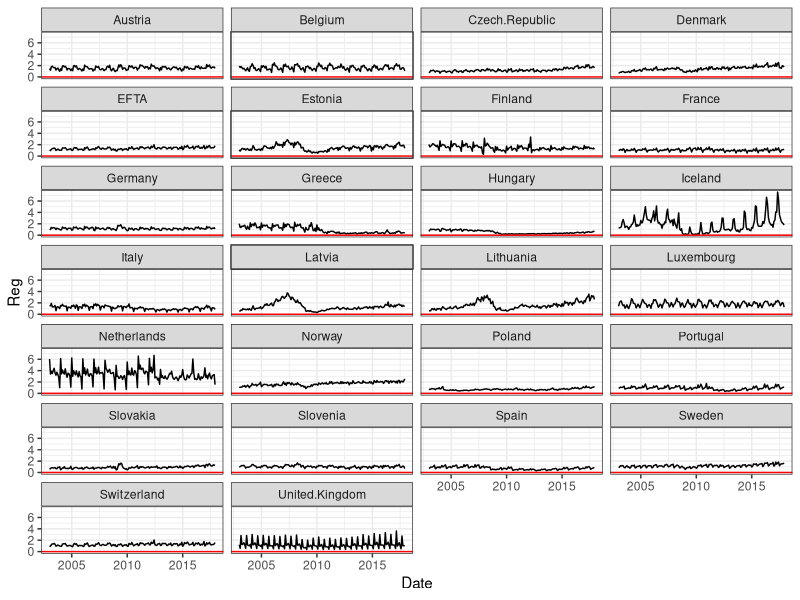
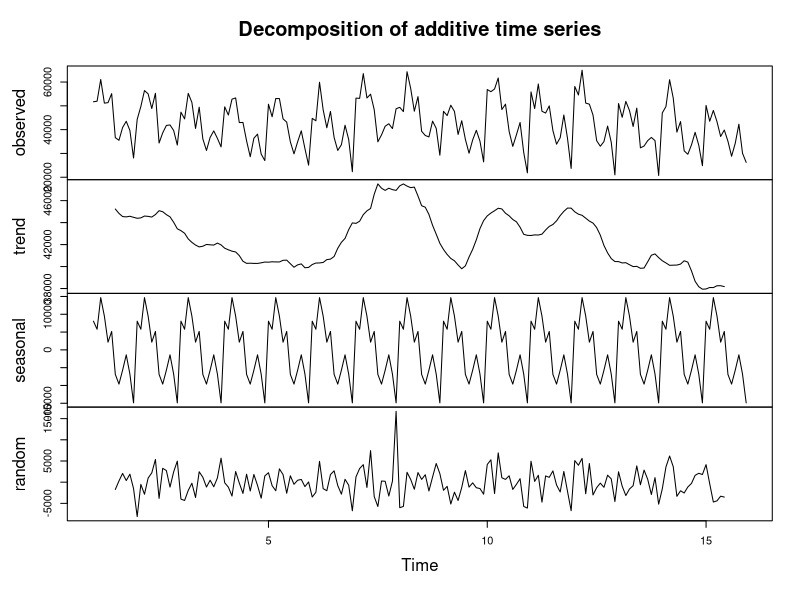
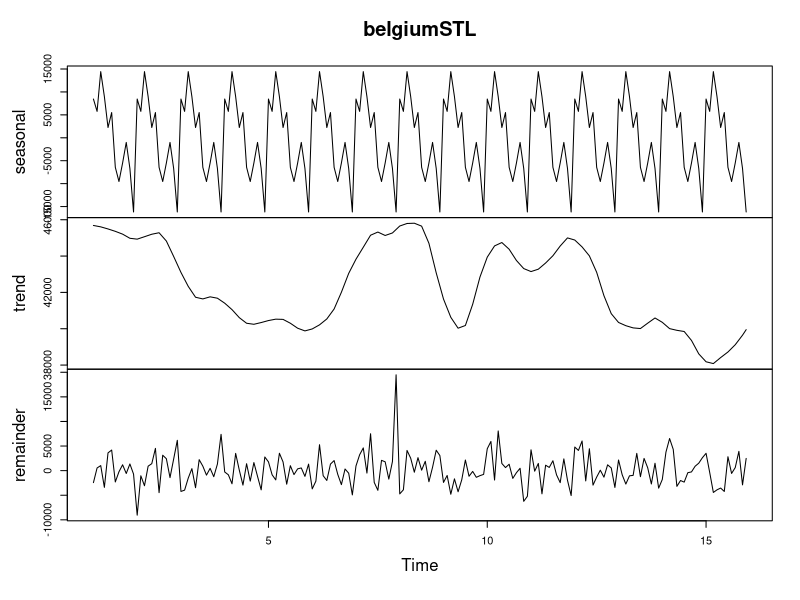
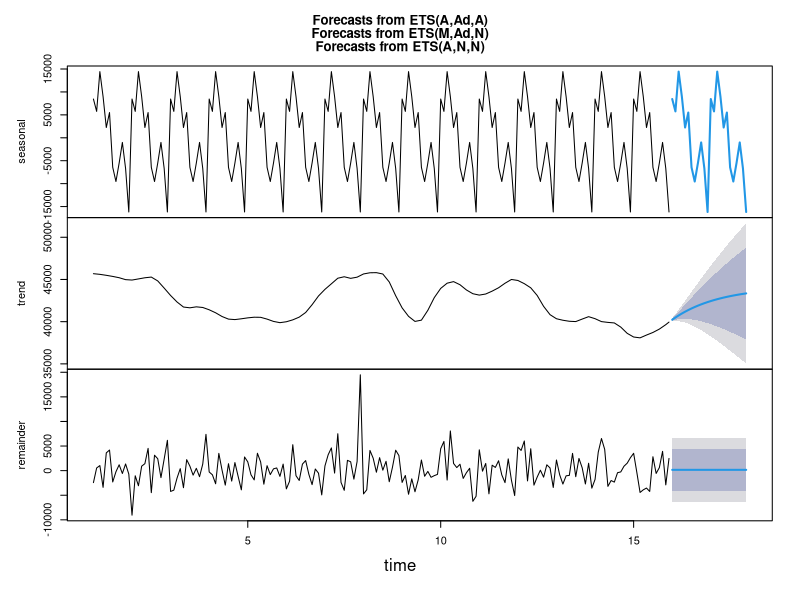
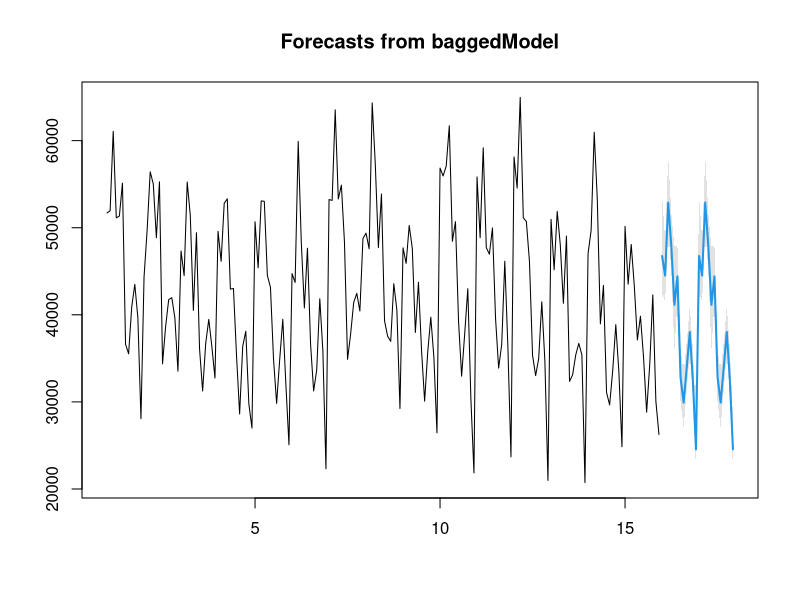

Write the R code that produced these figures, in order.
library(dplyr)
library(lubridate)

#-----------------------------------------------
setwd("C:/Users/Lubor/Desktop/MyPaper")
reg03 <- read.table("Data/dataR/reg03.txt", sep="\t", header=TRUE)
countriesSelect <- colnames(reg03)[seq(30)][-c(17,22)]

reg17 <- read.table("Data/dataR/reg17.txt", sep="\t", header=TRUE) %>% select(countriesSelect)
reg16 <- read.table("Data/dataR/reg16.txt", sep="\t", header=TRUE) %>% select(countriesSelect)
reg15 <- read.table("Data/dataR/reg15.txt", sep="\t", header=TRUE) %>% select(countriesSelect)
reg14 <- read.table("Data/dataR/reg14.txt", sep="\t", header=TRUE) %>% select(countriesSelect)
reg13 <- read.table("Data/dataR/reg13.txt", sep="\t", header=TRUE) %>% select(countriesSelect)
reg12 <- read.table("Data/dataR/reg12.txt", sep="\t", header=TRUE) %>% select(countriesSelect)
reg11 <- read.table("Data/dataR/reg11.txt", sep="\t", header=TRUE) %>% select(countriesSelect)
reg10 <- read.table("Data/dataR/reg10.txt", sep="\t", header=TRUE) %>% select(countriesSelect)
reg09 <- read.table("Data/dataR/reg09.txt", sep="\t", header=TRUE) %>% select(countriesSelect)
reg08 <- read.table("Data/dataR/reg08.txt", sep="\t", header=TRUE) %>% select(countriesSelect)
reg07 <- read.table("Data/dataR/reg07.txt", sep="\t", header=TRUE) %>% select(countriesSelect)
reg06 <- read.table("Data/dataR/reg06.txt", sep="\t", header=TRUE) %>% select(countriesSelect)
reg05 <- read.table("Data/dataR/reg05.txt", sep="\t", header=TRUE) %>% select(countriesSelect)
reg04 <- read.table("Data/dataR/reg04.txt", sep="\t", header=TRUE) %>% select(countriesSelect)
reg03 <- reg03 %>% select(countriesSelect) 
# reg02 <- read.table("Data/dataR/reg02.txt", sep="\t", header=TRUE) %>% select(countriesSelect)
# reg01 <- reg01 %>% select(countriesSelect)

dataAllBind <- rbind(reg17,reg16,reg15,reg14,reg13,reg12,reg11, reg10,reg09, reg08,reg07,
 reg06,reg05,reg04, reg03)# , reg02,reg01)

dataAll <- dataAllBind %>% 
 mutate(Country = dmy(Country)) %>% 
 dplyr::rename(Date = Country)


#----------- STOP HERE FOR OTHER ANALYSIS -----------

library(scales)
# library(plotly)
library(tidyr)
library(forecast)
library(ggplot2)

dataAllIndex <- dataAll
dataAllIndex[-1] <- dataAllIndex[, -1] %>% mutate_all(funs(. / last(.)))

ggDataIndex <- dataAllIndex %>% 
 gather(Country, Reg, -Date) %>% filter(Country !="Ireland")

ggplot(ggDataIndex, aes(x=Date, y=Reg) ) + 
 geom_line() +  
 geom_hline(yintercept=0, col="red") + 
 facet_wrap(~ Country, ncol=4 ) +
 theme_bw()


#=========== FIT MODELS =============
belgiumTS  <- ts(dataAll$Belgium, freq = 12)
fit <- decompose(belgiumTS) 
 fit %>% plot

seasadj(fit)

belgiumSTL <- stl(belgiumTS, s.window = "periodic", robust = TRUE)$time.series
 plot(belgiumSTL)
fcst <- forecast(belgiumSTL)
plot(fcst)











bgETSbelg <- baggedETS(belgiumTS)
summary(bgETSbelg)
summary(bgETSbelg)
fcast <- forecast(bgETSbelg)
plot(fcast)


 
